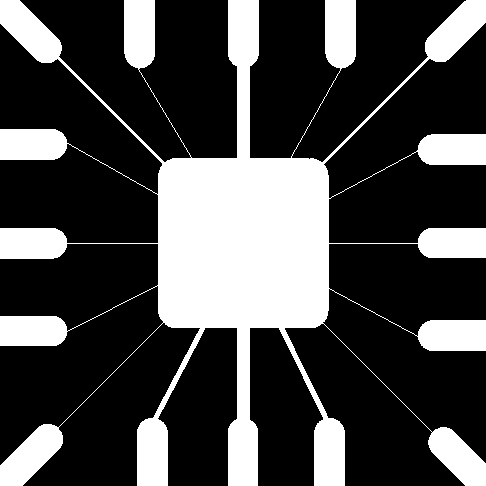
#> input picture notebooks/wirebond.tif, 486 x 486 px
$ jupyter execute 6_morphology.ipynb   (shell and % lines are left out)   (older library calls are emulated)
#> lines starting #> are read from the running program, lines starting #| are printed output that depends on the picture; after the words box and inside, x2 and y2 are one past the last pixel; in counts of white or black regions, pixels touching at a corner belong together
### notebooks/chart.py
from collections import defaultdict
import cv2
import numpy as np
import math
import matplotlib.pyplot as plt
from matplotlib.patches import Rectangle

from utils import load_rgb
from skimage import exposure, img_as_float

DPI = 10


def show(
    image,
    ax=None,
    rotate=False,
    scale=1,
    title=None,
    fontsize=10,
    cmap=None,
    return_ax=False,
):
    h, w = image.shape[:2]
    if ax is None:
        fig, ax = plt.subplots(figsize=(int(scale * h), int(scale * w)), dpi=DPI)
    ax.cla()
    ax.axis("off")
    if rotate:
        param = (1, 0) if image.ndim == 2 else (1, 0, 2)
        image = np.transpose(image, param)[::-1]
    ax.imshow(image, cmap=cmap)
    if title:
        ax.set_title(title, fontsize=DPI * fontsize)
    if return_ax:
        return ax


def show_collection(
    images,
    titles=[],
    num_rows=-1,
    num_cols=-1,
    scale=1,
    cmap=None,
    return_axes=False,
    fontsize=10,
    # pad=1.0,
):
#> called with num_rows = -1, num_cols = -1, scale = 0.1, cmap = 'gray', return_axes = False, fontsize = 20
    assert len(images) > 1

    if num_cols == -1:
        # none provided: fix row in 1
        if num_rows == -1:
            num_rows = 1
        # compute #cols based on #rows
        num_cols = len(images) // num_rows
    else:
        # only #cols provided: fix cols, compute rows
        if num_rows == -1:
            num_rows = math.ceil(len(images) / num_cols)
        # both rows and cols provided: fix rows, compute cols
        else:
            num_cols = math.ceil(len(images) / num_rows)

    if len(titles) > 0:
        assert len(titles) == len(images)
    else:
        titles = len(images) * [""]

    h, w = images[0].shape[:-1] if images[0].ndim == 3 else images[0].shape
    fig, axes = plt.subplots(
        nrows=num_rows,
        ncols=num_cols,
        figsize=(int(scale * w * num_cols), int(scale * h * num_rows)),
        dpi=DPI,
    )
    k = 1
    for ax, image, title in zip(axes.flatten(), images, titles):
        ax.imshow(image, cmap=cmap)
        ax.axis("off")
        ax.set_title(title, fontsize=DPI * fontsize)
        k += 1
    fig.tight_layout()
    if return_axes:
        return axes


# [4 lines of commented-out code are left out]


def gray2rgb(image):
    return np.transpose(np.stack(3 * [image]), (1, 2, 0))


# [92 lines left out: functions list2table, autolabel, plot_histogram, plot_dist, put_frame, not called in this run]


# [14 lines of commented-out code are left out]

### notebooks/6_morphology.ipynb
[cell 1]
from chart import show, show_collection

### Math Morphology

#### Erosion

The erosion of an image $A$ by a structuring element $B$ is defined as the set of all points $(x, y)$ such that the origin of $B$ is at $(x, y)$ and $B$ is completely contained in $A$. Formally, the erosion of $A$ by $B$ is given by

$$A \ominus B = \{ (x, y) \mid B_{(x, y)} \subseteq A \}$$

where $B_{(x, y)}$ is the translation of $B$ by $(x, y)$.

A more simple example of the erosion operation is the following:

[cell 2]
import numpy as np
from skimage.morphology import binary_erosion

# Create a 250x250 image
image = np.zeros((250, 250), dtype=np.uint8)

# Calculate the starting and ending indices for the square
start = 25
end = 225

# Set the square region to 1
image[start:end, start:end] = 1

# Create a 10x10 structuring element with a triangular shape
selem = np.zeros((10, 10), dtype=np.uint8)
selem[np.tril_indices(10, 0)] = 1

# Perform erosion
eroded_image = binary_erosion(image, selem)

# Display the result
show_collection([image, selem, eroded_image], titles=["original", "selem", "eroded"], cmap="gray", scale=0.1, fontsize=20)

A more interesting example is the following:

[cell 3]
from skimage import io
import numpy as np
import tifffile

# load the image
image_path = "wirebond.tif"
image = io.imread(image_path)
#> image: shape (486, 486) bool; 71.9% white; 1 black region, box (x1, y1, x2, y2) and area: (0, 0, 486, 486) 66259

# There is an issue with this image: the metadata assumes that the minimum value should be assigned to the white color
with tifffile.TiffFile(image_path) as tif:
    photometric_interpretation = tif.pages[0].tags['PhotometricInterpretation'].value
    if photometric_interpretation == tifffile.PHOTOMETRIC.MINISWHITE:
        print("The image is inverted!")
        image = np.logical_not(io.imread('wirebond.tif'))

# Load the image and invert it so that the object is white on a black background
show(image, cmap="gray", scale=0.1)

[cell 4]
from skimage.morphology import square, binary_erosion
from chart import show

# create a square structured element
selem = square(3)  # you can change the size of the square as needed

# erode the image
eroded_image = binary_erosion(image, selem)
#> eroded_image: shape (486, 486) bool; 25.5% white; 13 white regions, largest, box (x1, y1, x2, y2) and area: (138, 0, 344, 486) 37969, (0, 425, 62, 486) 1969, (0, 0, 61, 62) 1965

# display the eroded image
show(eroded_image, cmap="gray", scale=0.1)

#### Erosion with multiple structuring elements

[cell 5]
from skimage.morphology import disk, binary_erosion
from chart import show_collection

# eroded images
images = [image]

# titles for each image
titles = ["Original image"]

# create the structuring elements
for s in [11, 15, 45]:
    selem = disk(s)
    eroded_image = binary_erosion(image, selem)
    images.append(eroded_image)
    titles.append('Erosion with {}x{} disk'.format(s, s))
#> this loop made 3 passes
#> pass 3, `eroded_image = binary_erosion(image, selem)`:
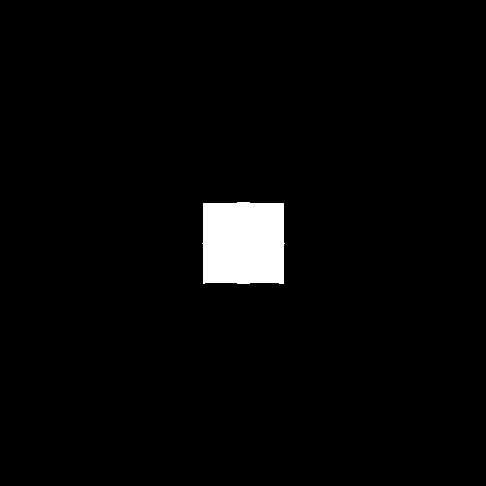
#> eroded_image: shape (486, 486) bool; 2.8% white; 1 white region, box (x1, y1, x2, y2) and area: (202, 202, 285, 284) 6515
#> after the loop, images = 4 items; titles = ['Original image', 'Erosion with 11x11 disk', 'Erosion with 15x15 disk', 'Erosion with 45x45 disk']

# display the eroded images
show_collection(images, titles, fontsize=14, scale=0.075, cmap="gray")
#> the loop in show_collection (call 2), `for ax, image, title in zip(axes.flatten(), images, titles):` made 4 passes
#> title on passes 1 to 4: 'Original image', 'Erosion with 11x11 disk', 'Erosion with 15x15 disk', 'Erosion with 45x45 disk'

### Dilation

The dilation of an image $A$ by a structuring element $B$ is defined as the set of all points $(x, y)$ such that the origin of $\hat{B}$ is at $(x, y)$ and $\hat{B}$ contains at least one point in $A$. Formally, the dilation of $A$ by $B$ is given by

$$A \oplus B = \{ (x, y) \mid \hat{B}_{(x, y)} \cap A \neq \emptyset \}$$

where $\hat{B}_{(x, y)}$ is the translation of $B$ by $(x, y)$.

A simple example:

[cell 6]
import numpy as np
from skimage.morphology import binary_dilation

# Create a 250x250 image
image = np.zeros((250, 250), dtype=np.uint8)

# Calculate the starting and ending indices for the square
start = 25
end = 225

# Set the square region to 1
image[start:end, start:end] = 1

# Create a 10x10 structuring element with a triangular shape
selem = np.zeros((10, 10), dtype=np.uint8)
selem[np.tril_indices(10, 0)] = 1

# Perform dilation
dilated_image = binary_dilation(image, selem)

# Display the result
show_collection([image, selem, dilated_image], titles=["original", "selem", "dilated"], cmap="gray", scale=0.1, fontsize=15)
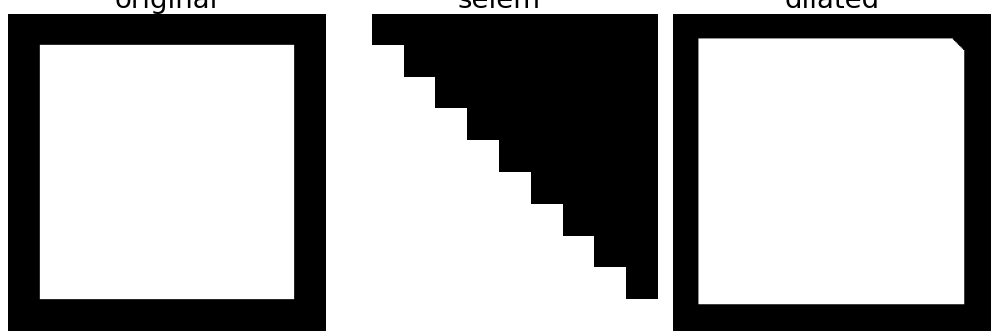
#> figure drawn by matplotlib, 3 panels

A more interesting example is the following:

[cell 7]
from skimage.morphology import square, binary_dilation
from chart import show_collection

# load the image
image = io.imread("text.tif")
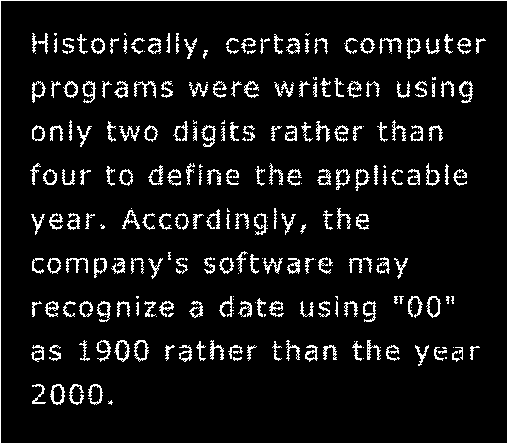
#> input picture notebooks/text.tif, 508 x 444 px
#> image: shape (444, 508) bool; 7.9% white in thin lines or dots

# dilated images
images = [image]

# titles for each image
titles = ["Original image"]

# create the structuring elements
for s in [3, 7, 15, 21]:
    selem = square(s)
    dilated_image = binary_dilation(image, selem)
    images.append(dilated_image)
    titles.append("Dilation with {}x{} square".format(s, s))
#> this loop made 4 passes
#> pass 1, `dilated_image = binary_dilation(image, selem)`:
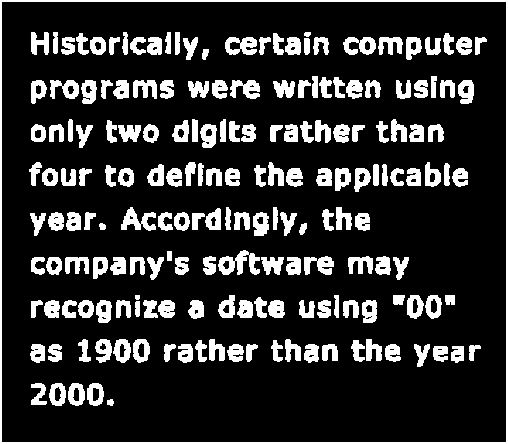
#> dilated_image: shape (444, 508) bool; 17.8% white; 186 white regions, largest, box (x1, y1, x2, y2) and area: (0, 0, 508, 444) 3792, (218, 250, 260, 275) 549, (121, 207, 156, 231) 418
#> pass 3, `dilated_image = binary_dilation(image, selem)`:
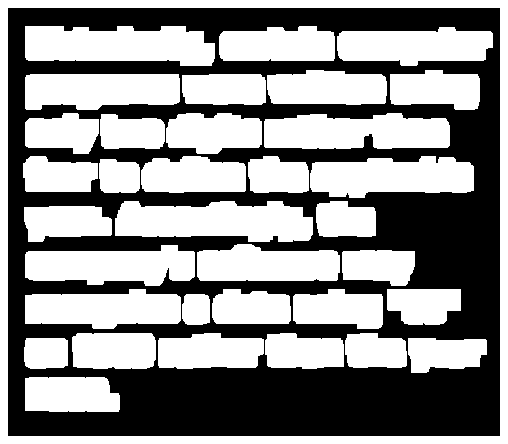
#> dilated_image: shape (444, 508) bool; 55% white; 1 black region, box (x1, y1, x2, y2) and area: (8, 8, 500, 436) 101450
#> after the loop, images = 5 items; titles = ['Original image', 'Dilation with 3x3 square', 'Dilation with 7x7 square', 'Dilation with 15x15 square', 'Dilation with 21x21 square']

# display the eroded images
show_collection(images, titles, fontsize=14, scale=0.075, cmap="gray")
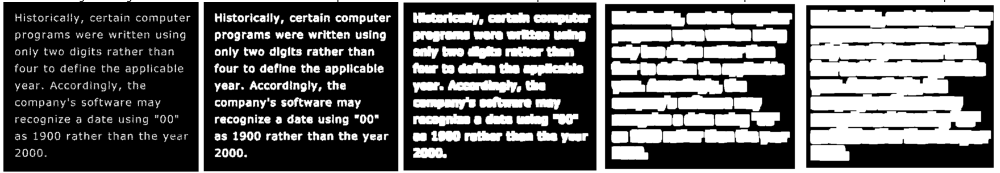
#> figure drawn by matplotlib, 5 panels

### Closing

The closing of an image $A$ by a structuring element $B$ is defined as the dilation of the erosion of $A$ by $B$. Formally, the closing of $A$ by $B$ is given by

$$A \bullet B = (A \ominus B) \oplus B.$$

[cell 8]
from skimage.morphology import square, binary_closing
import matplotlib.pyplot as plt
import tifffile

# load the image
image = io.imread("text.tif")

# images after closing
images = [image]
titles = ["Original image"]

for s in [3, 7, 15]:
    # Define the structuring element
    selem = square(s)

    # Perform closing
    closed = binary_closing(image, selem)
    images.append(closed)

    titles.append("Closed image with {}x{} square".format(s, s))
#> this loop made 3 passes
#> pass 3, `closed = binary_closing(image, selem)`:
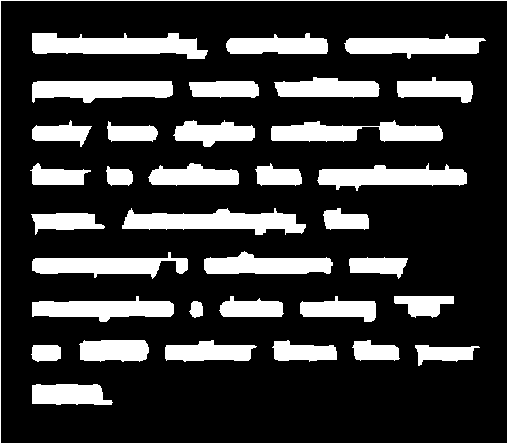
#> closed: shape (444, 508) bool; 21.7% white; 35 white regions, largest, box (x1, y1, x2, y2) and area: (122, 208, 306, 235) 2921, (32, 33, 208, 59) 2906, (317, 163, 467, 191) 2471
#> after the loop, images = 4 items; titles = ['Original image', 'Closed image with 3x3 square', 'Closed image with 7x7 square', 'Closed image with 15x15 square']

show_collection(images, titles, fontsize=20, scale=0.1, cmap="gray")

### Opening

The opening of an image $A$ by a structuring element $B$ is defined as the erosion of the dilation of $A$ by $B$. Formally, the opening of $A$ by $B$ is given by

$$A \circ B = (A \oplus B) \ominus B.$$

[cell 9]
from skimage.morphology import square, binary_opening, binary_closing

# load the image
image = io.imread("noisy.tif")
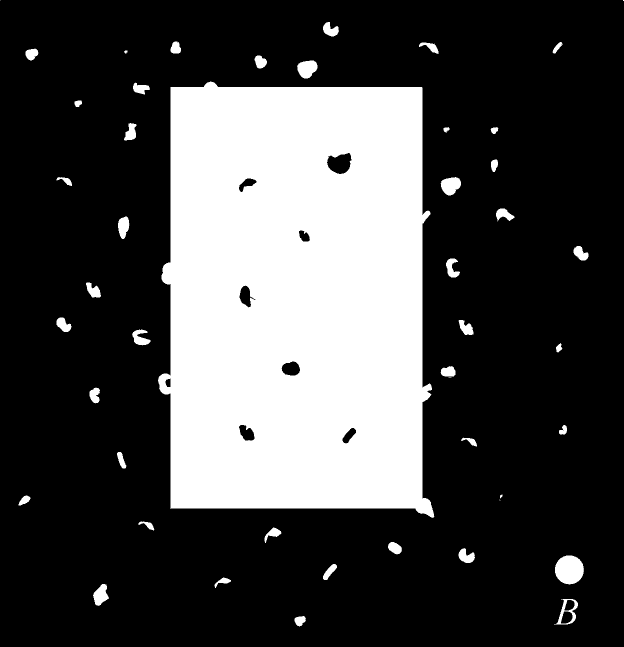
#> input picture notebooks/noisy.tif, 1247 x 1294 px (shown at 1/2 size)
#> image: shape (1294, 1247) bool; 27.5% white; 47 white regions (4 under 20 px), largest, box (x1, y1, x2, y2) and area: (316, 163, 869, 1036) 423090, (1110, 1111, 1168, 1169) 2627, (881, 354, 922, 391) 1082

# Define the structuring element
selem = square(35)

# Perform opening and closing
opened = binary_opening(image, selem)
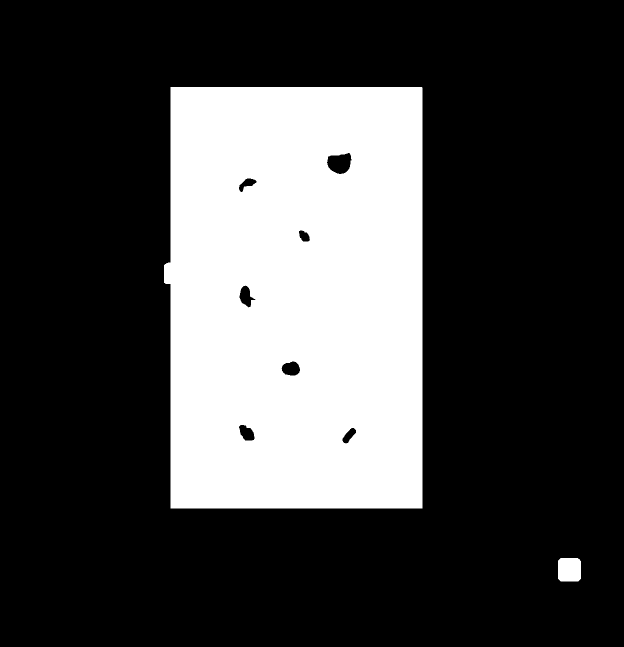
#> opened: shape (1294, 1247) bool (shown at 1/2 size); 26.2% white; 2 white regions, box (x1, y1, x2, y2) and area: (328, 174, 845, 1017) 420472, (1116, 1116, 1162, 1163) 2098
closed = binary_closing(image, selem)
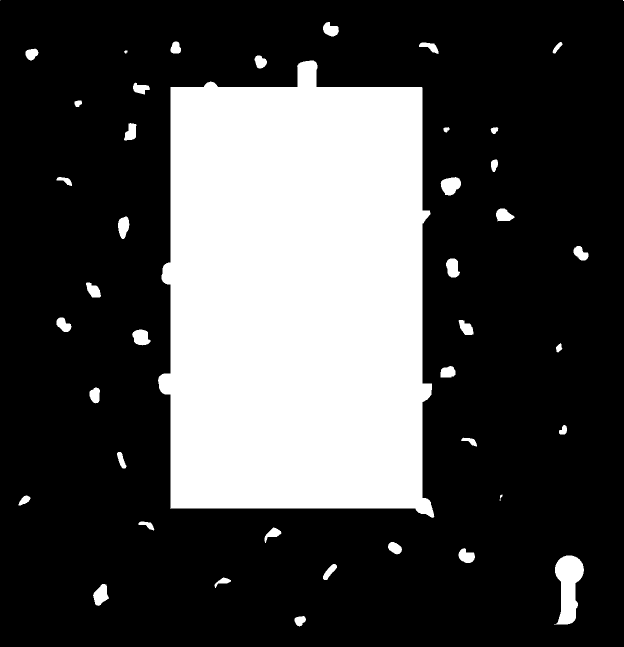
#> closed: shape (1294, 1247) bool (shown at 1/2 size); 28% white; 43 white regions (2 under 20 px), largest, box (x1, y1, x2, y2) and area: (316, 121, 869, 1036) 430195, (1108, 1111, 1168, 1249) 5139, (881, 354, 922, 391) 1091
titles = ['Original image', 'Opened image', 'Closed image']

show_collection([image, opened, closed], titles, scale=0.05, cmap="gray", fontsize=20)

### Hit-or-miss transform (HMT)

The hit-or-miss transform is a basic tool for shape detection. It is defined as the set of all points $(x, y)$ such that $B_{(x, y)}$ is completely contained in $A$ and $C_{(x,y)}$ is completely contained in the complement of $A$. Formally, the hit-or-miss transform of $A$ by $B$ and $C$ is given by

$$A \odot (B, C) = \{ (x, y) \mid B_{(x, y)} \subseteq A \text{ and } C_{(x, y)} \subseteq A^c \},$$

where $A^c$ is the complement of $A$.

[cell 10]
from skimage.morphology import square, binary_opening, binary_closing

A = np.zeros((250, 250), dtype=np.uint8)

A[40:170, 10:90] = 1 # C
A[130:200, 110:180] = 1# D 50x50
A[80:120, 190:230] = 1 # E

# Define the structuring element
D = square(70) # W
W_D = np.zeros((90, 90), dtype=np.uint8)
W_D[:10] = 1
W_D[-10:] = 1
W_D[:, :10] = 1
W_D[:, -10:] = 1

erosion_fg = binary_erosion(A, D)
erosion_bg = binary_erosion(1-A, W_D)
hmt = erosion_fg & erosion_bg

titles = ['Original image', 'Erosion foreground', 'Erosion background', 'HMT']
show_collection([A, erosion_fg, erosion_bg, hmt], titles, scale=0.3, cmap="gray", fontsize=20)
